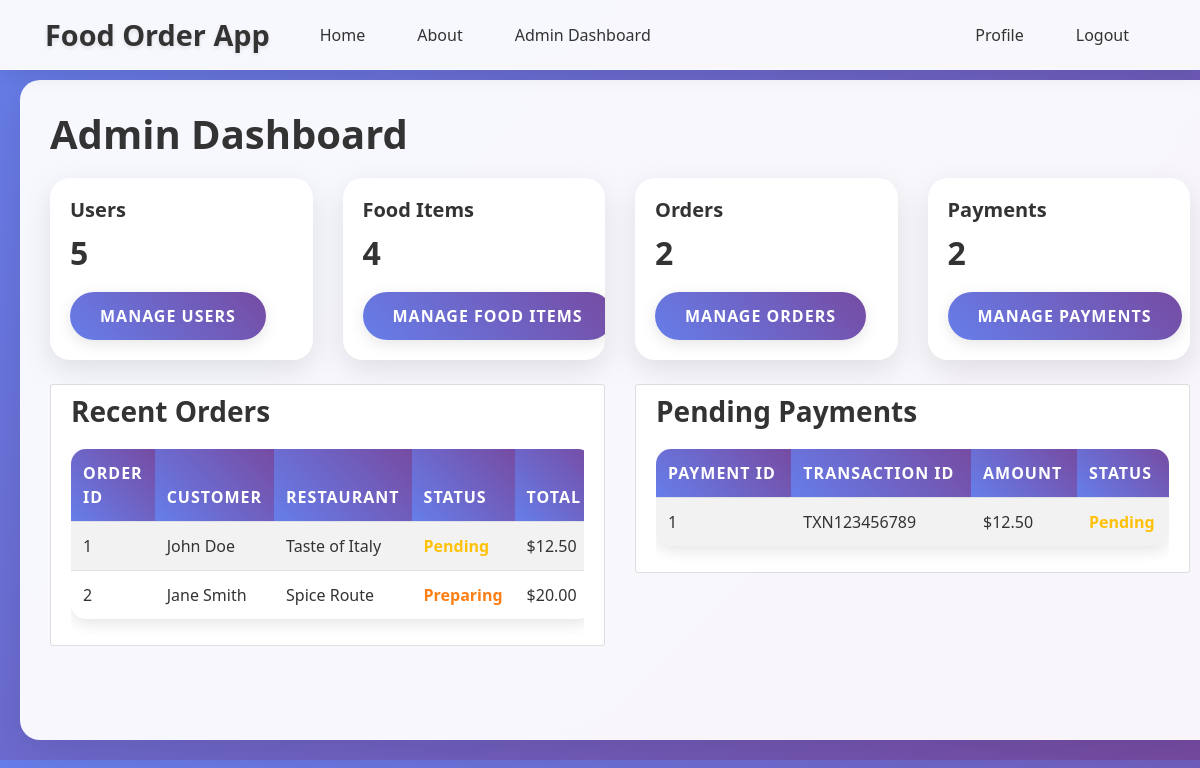
The page /admin/dashboard (signed in) on the database its author committed.
### app/models/order.py (models this page shows, shortened)
class Order(db.Model):
    __tablename__ = 'orders'
    id = db.Column(db.Integer, primary_key=True)
    customer_id = db.Column(db.Integer, db.ForeignKey('users.id'), nullable=False)
    food_item_id = db.Column(db.Integer, db.ForeignKey('food_items.id'), nullable=False)
    restaurant_id = db.Column(db.Integer, db.ForeignKey('users.id'), nullable=False)
    quantity = db.Column(db.Integer, nullable=False)
    total_price = db.Column(db.Numeric(10, 2), nullable=False)
    status = db.Column(db.Enum('pending', 'accepted', 'preparing', 'ready', 'delivered', 'cancelled', name='order_status'), default='pending')
    payment_id = db.Column(db.Integer, db.ForeignKey('payments.id'), nullable=True)
    order_date = db.Column(db.DateTime, default=datetime.utcnow)
    payment = db.relationship("Payment", backref="order", uselist=False, foreign_keys="Order.payment_id")

### app/models/user.py (models this page shows, shortened)
class User(db.Model, UserMixin):
    __tablename__ = 'users'
    id = db.Column(db.Integer, primary_key=True)
    name = db.Column(db.String(100), nullable=False)
    email = db.Column(db.String(120), unique=True, nullable=False)
    phone_number = db.Column(db.String(20), unique=True, nullable=False)
    location = db.Column(db.String(200), nullable=False)
    password = db.Column(db.String(60), nullable=False)
    role = db.Column(db.Enum('admin', 'customer', 'restaurant', name='user_roles'), default='customer')
    status = db.Column(db.Enum('active', 'pending', 'suspended', name='account_status'), default='active')
    food_items = db.relationship('FoodItem', backref='restaurant_owner', lazy=True, foreign_keys='FoodItem.restaurant_id')
    orders_as_customer = db.relationship('Order', backref='customer_user', lazy=True, foreign_keys='Order.customer_id')
    orders_as_restaurant = db.relationship('Order', backref='restaurant_user', lazy=True, foreign_keys='Order.restaurant_id')
    payments_as_customer = db.relationship('Payment', backref='customer_payer', lazy=True, foreign_keys='Payment.customer_id')
    payments_as_restaurant = db.relationship('Payment', backref='restaurant_receiver', lazy=True, foreign_keys='Payment.restaurant_id')

### app/models/payment.py (models this page shows, shortened)
class Payment(db.Model):
    __tablename__ = 'payments'
    id = db.Column(db.Integer, primary_key=True)
    order_id = db.Column(db.Integer, db.ForeignKey('orders.id'), nullable=False)
    customer_id = db.Column(db.Integer, db.ForeignKey('users.id'), nullable=False)
    restaurant_id = db.Column(db.Integer, db.ForeignKey('users.id'), nullable=False)
    bkash_transaction_id = db.Column(db.String(100), unique=True, nullable=False)
    payment_phone_number = db.Column(db.String(20), nullable=False)
    payment_method = db.Column(db.Enum('bkash', name='payment_methods'), default='bkash')
    amount = db.Column(db.Numeric(10, 2), nullable=False)
    payment_status = db.Column(db.Enum('pending', 'verified','rejected' ,'failed', name='payment_status'), default='pending' )
    payment_date = db.Column(db.DateTime, default=datetime.utcnow)

### app/routes/admin.py (the view)
@admin.route("/dashboard")
@login_required
@admin_required
def dashboard():
    users = User.query.all()
    food_items = FoodItem.query.all()
    orders = Order.query.all()
    payments = Payment.query.all()
    return render_template("admin_dashboard.html", users=users, food_items=food_items, orders=orders, payments=payments)

### app/templates/admin_dashboard.html
{% extends "base.html" %}
{% block content %}
    <h1>Admin Dashboard</h1>
    <div class="row">
        <div class="col-md-3">
            <div class="card">
                <div class="card-body">
                    <h5 class="card-title">Users</h5>
                    <h2 class="card-text">{{ users|length }}</h2>
                    <a href="{{ url_for('admin.manage_users') }}" class="btn btn-primary">Manage Users</a>
                </div>
            </div>
        </div>
        <div class="col-md-3">
            <div class="card">
                <div class="card-body">
                    <h5 class="card-title">Food Items</h5>
                    <h2 class="card-text">{{ food_items|length }}</h2>
                    <a href="{{ url_for('admin.manage_food_items') }}" class="btn btn-primary">Manage Food Items</a>
                </div>
            </div>
        </div>
        <div class="col-md-3">
            <div class="card">
                <div class="card-body">
                    <h5 class="card-title">Orders</h5>
                    <h2 class="card-text">{{ orders|length }}</h2>
                    <a href="{{ url_for('admin.manage_orders') }}" class="btn btn-primary">Manage Orders</a>
                </div>
            </div>
        </div>
        <div class="col-md-3">
            <div class="card">
                <div class="card-body">
                    <h5 class="card-title">Payments</h5>
                    <h2 class="card-text">{{ payments|length }}</h2>
                    <a href="{{ url_for('admin.manage_payments') }}" class="btn btn-primary">Manage Payments</a>
                </div>
            </div>
        </div>
    </div>
    <div class="row mt-4">
        <div class="col-md-6">
            <div class="content-section">
                <h3>Recent Orders</h3>
                {% if orders %}
                    <div class="table-responsive">
                        <table class="table table-striped">
                            <thead>
                                <tr>
                                    <th>Order ID</th>
                                    <th>Customer</th>
                                    <th>Restaurant</th>
                                    <th>Status</th>
                                    <th>Total</th>
                                </tr>
                            </thead>
                            <tbody>
                                {% for order in orders[:5] %}
                                    <tr>
                                        <td>{{ order.id }}</td>
                                        <td>{{ order.customer_user.name }}</td>
                                        <td>{{ order.restaurant_user.name }}</td>
                                        <td><span class="order-status {{ order.status }}">{{ order.status.title() }}</span></td>
                                        <td>${{ order.total_price }}</td>
                                    </tr>
                                {% endfor %}
                            </tbody>
                        </table>
                    </div>
                {% else %}
                    <p>No orders yet.</p>
                {% endif %}
            </div>
        </div>
        <div class="col-md-6">
            <div class="content-section">
                <h3>Pending Payments</h3>
                {% if payments %}
                    {% set pending_payments = payments|selectattr("payment_status", "equalto", "pending")|list %}
                    {% if pending_payments %}
                        <div class="table-responsive">
                            <table class="table table-striped">
                                <thead>
                                    <tr>
                                        <th>Payment ID</th>
                                        <th>Transaction ID</th>
                                        <th>Amount</th>
                                        <th>Status</th>
                                    </tr>
                                </thead>
                                <tbody>
                                    {% for payment in pending_payments[:5] %}
                                        <tr>
                                            <td>{{ payment.id }}</td>
                                            <td>{{ payment.bkash_transaction_id }}</td>
                                            <td>${{ payment.amount }}</td>
                                            <td><span class="payment-status {{ payment.payment_status }}">{{ payment.payment_status.title() }}</span></td>
                                        </tr>
                                    {% endfor %}
                                </tbody>
                            </table>
                        </div>
                    {% else %}
                        <p>No pending payments.</p>
                    {% endif %}
                {% else %}
                    <p>No payments yet.</p>
                {% endif %}
            </div>
        </div>
    </div>
{% endblock content %}

### app/static/main.css (style rules this page uses)
body { background: #fafafa; color: #333333; margin-top: 5rem; }
h1, h2, h3, h4, h5, h6 { color: #444444; }
.content-section { background: #ffffff; padding: 10px 20px; border: 1px solid #dddddd; border-radius: 3px; margin-bottom: 20px; }
.order-status { font-weight: bold; }
.order-status.pending { color: #ffc107; }
.order-status.preparing { color: #fd7e14; }
.payment-status { font-weight: bold; }
.payment-status.pending { color: #ffc107; }
body { padding-bottom: 70px; }
@media (min-width: 768px) { body { background: linear-gradient(135deg, #667eea 0%, #764ba2 100%); font-family: 'Segoe UI', Tahoma, Geneva, Verdana, sans-serif; padding-bottom: 0; } }
@media (min-width: 768px) { h1, h2, h3, h4, h5, h6 { color: #333; font-weight: 700; margin-bottom: 20px; } }
@media (min-width: 768px) { .btn { border-radius: 25px; padding: 12px 30px; font-weight: 600; text-transform: uppercase; letter-spacing: 1px; transition: all 0.3s ease; border: none; box-shadow: 0 4px 15px rgba(0, 0, 0, 0.1); } }
@media (min-width: 768px) { .btn-primary { background: linear-gradient(45deg, #667eea, #764ba2); color: white; } }
@media (min-width: 768px) { .card { border: none; border-radius: 20px; box-shadow: 0 10px 30px rgba(0, 0, 0, 0.1); transition: all 0.3s ease; overflow: hidden; } }
@media (min-width: 768px) { .table { border-radius: 15px; overflow: hidden; box-shadow: 0 5px 15px rgba(0, 0, 0, 0.1); } }
@media (min-width: 768px) { .table thead th { background: linear-gradient(45deg, #667eea, #764ba2); color: white; border: none; font-weight: 600; text-transform: uppercase; letter-spacing: 1px; } }
@media (min-width: 768px) { .table tbody tr { transition: all 0.3s ease; } }

### rows shown on the page
Order: id "1", customer_user.name "John Doe", restaurant_user.name "Taste of Italy", status "Pending", total_price "12.50"
Order: id "2", customer_user.name "Jane Smith", restaurant_user.name "Spice Route", status "Preparing", total_price "20.00"
Payment: id "1", bkash_transaction_id "TXN123456789", amount "12.50", payment_status "Pending"

### other values the page prints
{{ users|length }} "5"
{{ food_items|length }} "4"
{{ orders|length }} "2"
{{ payments|length }} "2"
